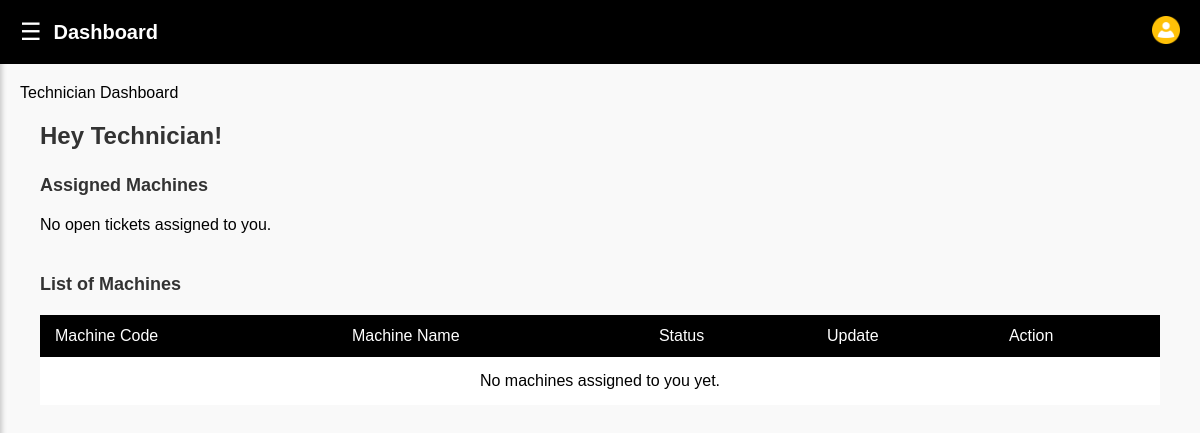
The app's page /technician/ (signed in), older data.
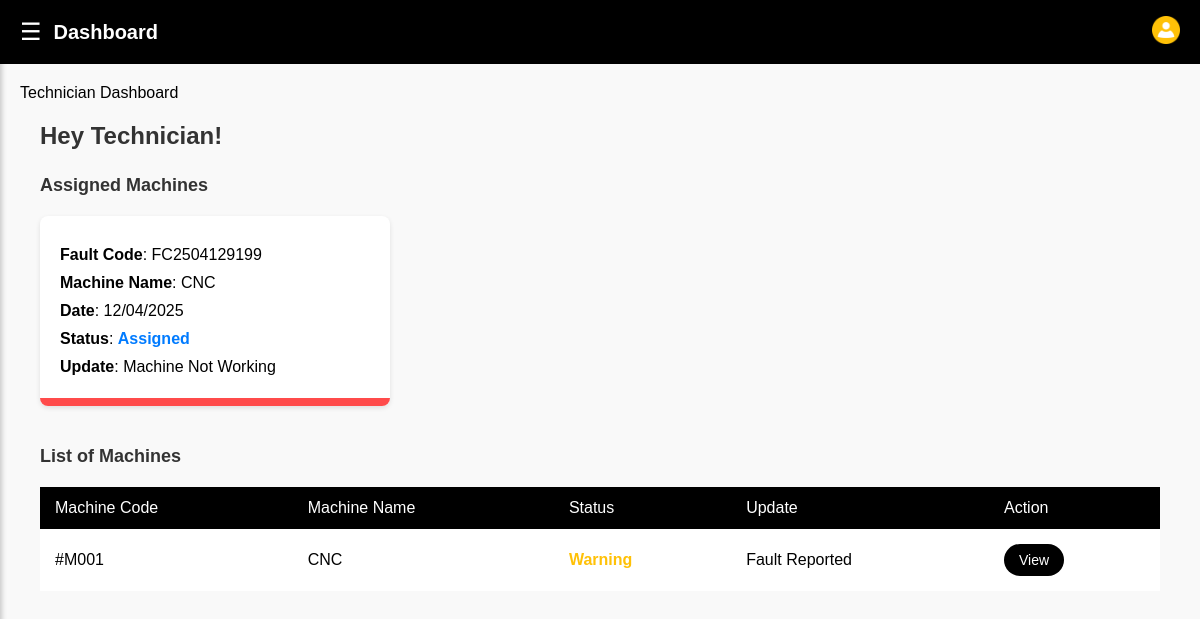
The same page, newer data.
### core/models.py (models this page shows, shortened)
class Ticket(models.Model):
    STATUS_CHOICES = (
        ('open', 'Open'),
        ('assigned', 'Assigned'),
        ('in_progress', 'In Progress'),
        ('resolved', 'Resolved'),
        ('closed', 'Closed'),
    )
    fault_code = models.CharField(max_length=20, unique=True, editable=False)
    machine = models.ForeignKey(Machine, on_delete=models.CASCADE, related_name='tickets')
    title = models.CharField(max_length=255)
    description = models.TextField()
    status = models.CharField(max_length=20, choices=STATUS_CHOICES, default='open')
    created_by = models.ForeignKey(User, on_delete=models.CASCADE, related_name='created_tickets')
    assigned_to = models.ForeignKey(User, on_delete=models.SET_NULL, null=True, blank=True, related_name='assigned_tickets')
    image = models.ImageField(upload_to='tickets/', blank=True, null=True)
    created_at = models.DateTimeField(auto_now_add=True)
    updated_at = models.DateTimeField(auto_now=True)

class Machine(models.Model):
    STATUS_CHOICES = (
        ('ok', 'OK'),
        ('warning', 'Warning'),
        ('fault', 'Fault'),
    )
    code = models.CharField(max_length=10, unique=True)
    name = models.CharField(max_length=100)
    description = models.TextField()
    status = models.CharField(max_length=20, choices=STATUS_CHOICES, default='ok')
    update_text = models.CharField(max_length=255, default='Working Fine')
    warning_text = models.CharField(max_length=255, blank=True, null=True)
    image = models.ImageField(upload_to='machines/', blank=True, null=True)
    created_at = models.DateTimeField(auto_now_add=True)
    updated_at = models.DateTimeField(auto_now=True)

### core/views.py (the view)
# urls.py: path('technician/', views.technician_dashboard, name='technician'),
@login_required
@user_passes_test(is_technician)
def technician_dashboard(request):
    machines = Machine.objects.all().order_by('code')
    open_tickets = Ticket.objects.filter(
        status__in=['open', 'assigned', 'in_progress']
    ).order_by('-created_at')
    context = {
        'machines': machines,
        'tickets': open_tickets,
    }
    return render(request, 'core/technician-dashboard.html', context)

### core/views.py (called while the page is built)
def is_technician(user):
    return user.is_authenticated and user.user_type == 'technician'

### core/templates/core/technician-dashboard.html (shortened to what this page needs)
{% extends 'core/base.html' %}
{% load static %}
{% block extra_css %}
<link rel="stylesheet" href="{% static 'css/technician.css' %}">
{% endblock %}
{% block content %}
{% include 'core/navbar.html' %}
{% block navbar_title %}Technician Dashboard{% endblock %}
<div class="tech-dashboard-container">
  <h1>Hey Technician!</h1>
  <h2>Assigned Machines</h2>
  <div class="fault-cards">
    {% for ticket in tickets %}
    <div class="fault-card">
      <p><strong>Fault Code</strong>: {{ ticket.fault_code }}</p>
      <p><strong>Machine Name</strong>: {{ ticket.machine.name }}</p>
      <p><strong>Date</strong>: {{ ticket.created_at|date:"d/m/Y" }}</p>
      <p><strong>Status</strong>: <span class="status-{{ ticket.status }}">{{ ticket.get_status_display }}</span></p>
      <p><strong>Update</strong>: Machine Not Working</p>
    </div>
    {% empty %}
    <p>No open tickets assigned to you.</p>
    {% endfor %}
  </div>
  <h2>List of Machines</h2>
  <div class="table-section">
    <table>
      <thead>
        <tr>
          <th>Machine Code</th>
          <th>Machine Name</th>
          <th>Status</th>
          <th>Update</th>
          <th>Action</th>
        </tr>
      </thead>
      <tbody>
        {% for machine in machines %}
        <tr>
          <td>#{{ machine.code }}</td>
          <td>{{ machine.name }}</td>
          <td class="{{ machine.status }}">{{ machine.get_status_display }}</td>
          <td>{{ machine.update_text }}</td>
          <td><a href="{% url 'machine-detail' machine_id=machine.id %}" class="view-btn">View</a></td>
        </tr>
        {% empty %}
        <tr>
          <td colspan="5" style="text-align: center;">No machines assigned to you yet.</td>
        </tr>
        {% endfor %}
      </tbody>
    </table>
  </div>
</div>
{% endblock %}

### core/templates/core/base.html (shortened to what this page needs)
{% load static %}
<!DOCTYPE html>
<html lang="en">
<head>
    <link rel="stylesheet" href="{% static 'css/theme.css' %}">
    {% block extra_css %}{% endblock %}
</head>
<body>
    <div class="container">
        {% block content %}   {% endblock %}
    </div>
</body>
</html>

### core/templates/core/navbar.html (shortened to what this page needs)
{% load static %}
<link rel="stylesheet" href="{% static 'css/menu-bar.css' %}">
<nav class="navbar">
  <div class="navbar-left">
    <span class="menuicon" onclick="openMenu()">☰</span>
    <span class="title">{% block navbar_title %}{{ navbar_title|default:"Dashboard" }}{% endblock %}</span>
  </div>
  <div class="navbar-right">
    <img src="{% static 'Icons/Account Icon.png' %}" alt="Account" class="account-icon">
  </div>
</nav>

### core/static/css/theme.css (style rules this page uses)
* { margin: 0; padding: 0; box-sizing: border-box; }
body { font-family: 'Poppins', sans-serif; background-color: #f9f9f9; color: #000; padding-top: 64px; }
.container { max-width: 1200px; margin: 0 auto; padding: 20px; }

### core/static/css/technician.css (style rules this page uses)
.tech-dashboard-container { padding: 20px; margin: 0 auto; max-width: 1200px; }
h1 { font-size: 24px; margin-bottom: 20px; color: #333; }
h2 { font-size: 18px; margin: 25px 0 15px 0; color: #333; }
.fault-cards { display: flex; flex-wrap: wrap; gap: 20px; margin: 20px 0 40px 0; }
.fault-card { background-color: white; border-radius: 8px; padding: 20px; box-shadow: 0 2px 5px rgba(0,0,0,0.1); width: 100%; max-width: 350px; position: relative; overflow: hidden; }
.fault-card::after { content: ''; position: absolute; bottom: 0; left: 0; width: 100%; height: 8px; background-color: #FF4B4B; }
.fault-card p { margin: 10px 0; }
.table-section { margin-top: 20px; overflow-x: auto; }
table { width: 100%; border-collapse: collapse; background-color: white; box-shadow: 0 1px 3px rgba(0,0,0,0.1); }
th { background-color: #000; color: white; text-align: left; padding: 12px 15px; font-weight: normal; }
td { padding: 15px; border-bottom: 1px solid #eee; }
tr:last-child td { border-bottom: none; }
.status-warning, .warning, .Warning { color: #FFC107; font-weight: bold; }
.status-assigned, .status-in_progress { color: #007bff; font-weight: bold; }
.view-btn { background-color: #000; color: white; padding: 8px 15px; border-radius: 20px; text-decoration: none; display: inline-block; font-size: 14px; transition: background-color 0.3s; }

### core/static/css/menu-bar.css (style rules this page uses)
.navbar { position: fixed; top: 0; left: 0; height: 64px; width: 100%; background-color: #000; color: white; display: flex; align-items: center; padding: 0 20px; z-index: 1000; justify-content: space-between; }
.navbar-left { display: flex; align-items: center; gap: 12px; }
.menuicon { font-size: 24px; cursor: pointer; color: white; }
.title { font-weight: bold; font-size: 20px; color: white; }
.navbar-right .account-icon { width: 28px; height: 28px; }

Row changes from the older to the newer data that the page shows:
added Ticket: fault_code "FC2504129199", machine.name "CNC", created_at "12/04/2025", status "Assigned"
added Machine: code "M001", name "CNC", status "Warning", update_text "Fault Reported"
Text that changed along with them:
text no longer shown: "No open tickets assigned to you. No machines assigned to you yet."
